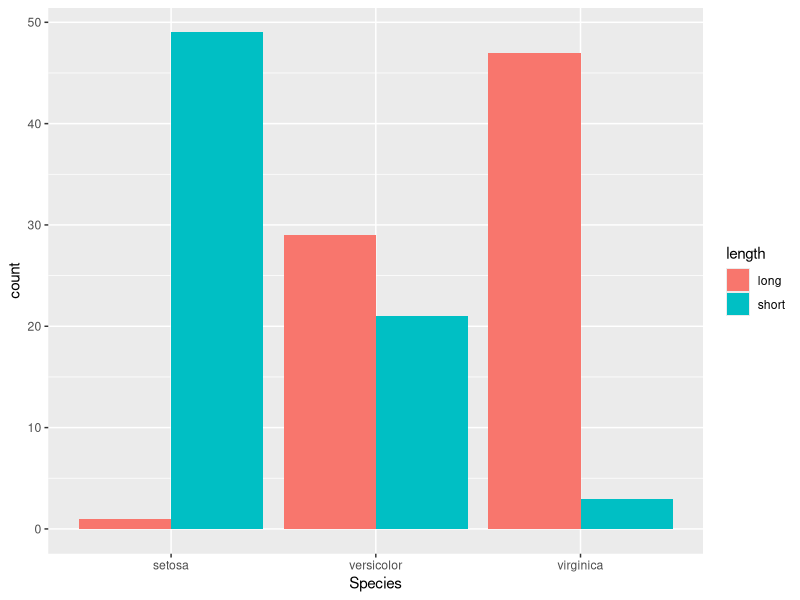

Source code (R):
# This R script shows how to do a chi-squared test of independence.
# Author: Ian Ho
# Date: Dec 1, 2023
# R Version: 4.3.1

# Load Packages ----------------------------------------------------------------
library(ggplot2)


# Test of Independence ---------------------------------------------------------
df <- iris

# Generate a discrete variable
df$length <- ifelse(df$Sepal.Length < median(df$Sepal.Length), "short", "long")

# Create a contingency table
table(df$Species, df$length)

# Visualization of counts for each cell
ggplot(df) +
  aes(x = Species, fill = length) +
  geom_bar(position = "dodge")

# Chi-square test of independence
test <- chisq.test(table(df$Species, df$length))
test

test$statistic    # test statistic
test$p.value      # p-value
test$parameter    # degrees of freedom
test$observed     # observed counts
test$expected     # expected counts (under independence)